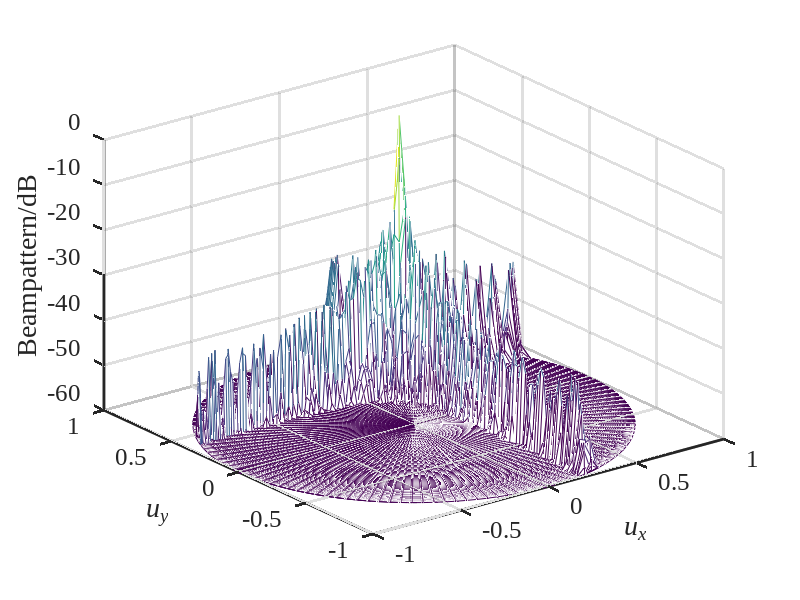

This chart was generated by the following MATLAB code:
% www.pudn.com > beamform.rar > URAbeampattern.m, change:2012-10-22,size:1324b

 
 

 
%URA-beampattern 
clear all 
clc 
N=128; 
M=128;%��Ԫ���� 
f=30e9;%�ź�Ƶ�� 
% for f = [3e9 30e9]
c=3e8; 
lambda=c/f; 
d=0.5*lambda; 
theta=-pi/2:0.02:pi/2; 
phi=0:0.05:2*pi; 
phi0=pi/6; 
theta0=pi/3;      %Ԥ���趨�ķ��� 
k = 1; 
p = zeros(3,M*N); 
for iii = -(N-1)/2 : (N-1)/2 
    for jjj = -(M-1)/2 : (M-1)/2 
        p(:,k) = [iii*d,jjj*d,0]'; 
        k = k+1; 
    end 
end    
% % figure(1); 
% plot3(p(1,:),p(2,:),p(3,:),'ko');hold on; 
% xlabel('\it x','Fontsize',14); 
% ylabel('\it y','Fontsize',14); 
% zlabel('\it z','Fontsize',14); 
k0=-2*pi/lambda*[sin(phi0)*cos(theta0),sin(phi0)*sin(theta0),cos(phi0)].'; 
w0=exp(-1i*k0.'*p); 
 
for ii=1:length(theta) 
    for jj=1:length(phi) 
        k=-2*pi/lambda*[sin(theta(ii))*cos(phi(jj)),sin(theta(ii))*sin(phi(jj)),cos(theta(ii))].'; 
        v=exp(-1i*k.'*p); 
  b(ii,jj)=w0*v'; 
    end 
end 
 
figure; 
B=20*log10(abs(b)/max(max(abs(b)))); 
ux = sin(theta.')*cos(phi); 
uy = sin(theta.')*sin(phi); 
B = max(B,-60); 
mesh(ux,uy,B); 
xlabel('\it u_x','Fontsize',18,'fontname','times new roman'); 
ylabel('\it u_y','Fontsize',18,'fontname','times new roman'); 
zlabel('Beampattern/dB','Fontsize',18,'fontname','times new roman'); 
zlim([-60,0]); 
caxis([-60,0]) 
set(gcf,'color','white') 
set(gca,'linewidth',2,'fontsize',18,'fontname','times new roman') 
set(gca,'ztick',-60:10:0) 

% end